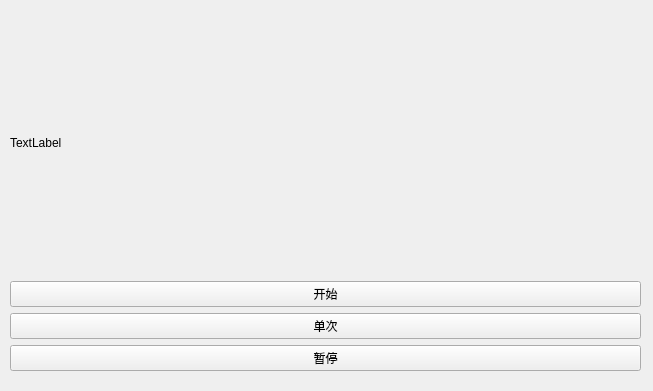
<?xml version="1.0" encoding="UTF-8"?>
<ui version="4.0">
 <class>Widget</class>
 <widget class="QWidget" name="Widget">
  <property name="geometry">
   <rect>
    <x>0</x>
    <y>0</y>
    <width>653</width>
    <height>391</height>
   </rect>
  </property>
  <property name="windowTitle">
   <string>Widget</string>
  </property>
  <widget class="QWidget" name="verticalLayoutWidget">
   <property name="geometry">
    <rect>
     <x>10</x>
     <y>10</y>
     <width>631</width>
     <height>361</height>
    </rect>
   </property>
   <layout class="QVBoxLayout" name="verticalLayout">
    <item>
     <layout class="QGridLayout" name="gridLayout">
      <item row="3" column="1">
       <widget class="QPushButton" name="stopButton">
        <property name="text">
         <string>暂停</string>
        </property>
       </widget>
      </item>
      <item row="1" column="1">
       <widget class="QPushButton" name="startButton">
        <property name="text">
         <string>开始</string>
        </property>
       </widget>
      </item>
      <item row="0" column="1">
       <widget class="QLabel" name="imgLabel">
        <property name="text">
         <string>TextLabel</string>
        </property>
       </widget>
      </item>
      <item row="2" column="1">
       <widget class="QPushButton" name="singleButton">
        <property name="text">
         <string>单次</string>
        </property>
       </widget>
      </item>
     </layout>
    </item>
   </layout>
  </widget>
 </widget>
 <resources/>
 <connections/>
</ui>
